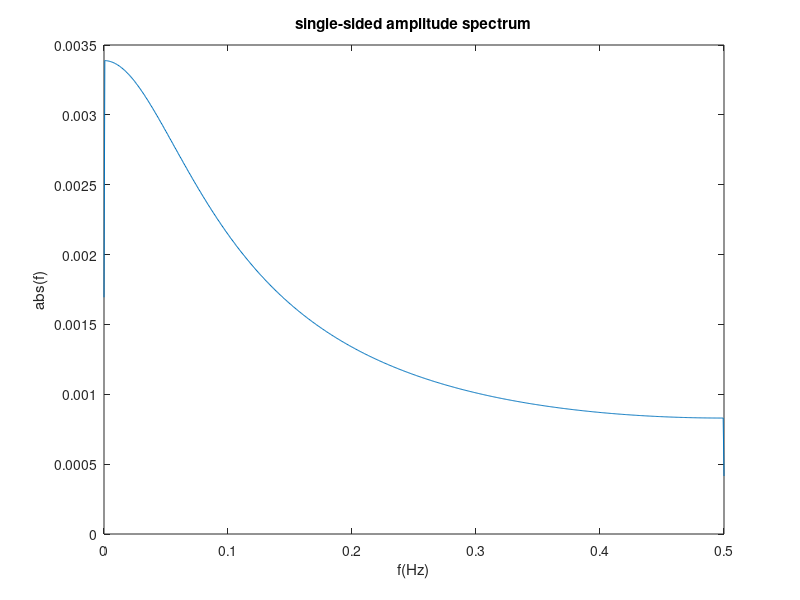

This figure's MATLAB source:
clc;clear all,close all;
T1=1/2000;
L=1500;
t1=(0:L-1)*T1;
b=abs(t1);

xa=exp(-abs(1000*t1));

Y1=fft(xa);
P2=abs(Y1/L);
P1=P2(1:L/2+1);
P1(2:end-1)=2*P1(2:end-1);
f1=(0:(L/2))/L;
plot(f1,P1)
title('single-sided amplitude spectrum')
xlabel('f(Hz)')
ylabel('abs(f)')
